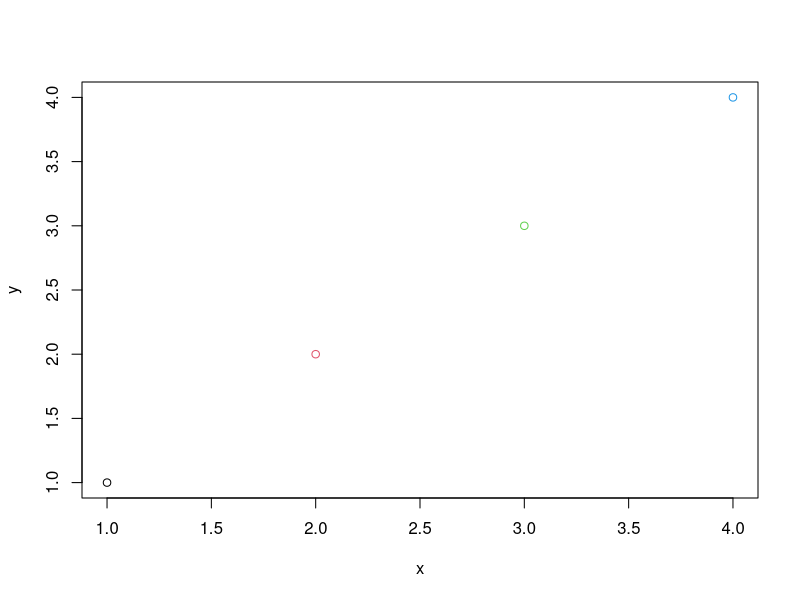
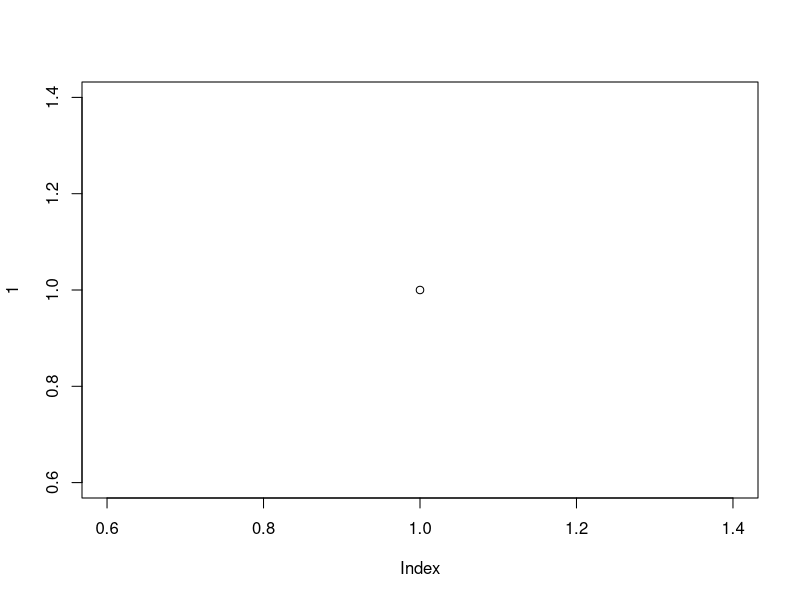

Reproduce these figures in R, in order.
#' ---
#' title: "Introduction to Biostatistical Computing PHC 6937"
#' subtitle: "R function"
#' author: Zhiguang Huo (Caleb)
#' date: "Wednesday August 31, 2022"
#' output:
#'   slidy_presentation: default
#'   ioslides_presentation: default
#'   beamer_presentation: null
#' ---
#' 
#' Why do we need functions
#' ===
#' - If you repeat a procedure more than 2 times, you should consider make it as a function.
#'     - Save your work in the future.
#'     - Avoid mistakes.
#'     
#'     
#' 
#' Component of a R function
#' ===
#' 
#' - All R functions have three parts:
#'     - body(), the code inside the function
#'     - formals(), list of arguments which controls how you can call the function.
#'     - environment(), the map of the location of the function's variables.
#' 
## --------------------------------------------------------------------------------------------------------------------
cubic <- function(x){
  return(x^3)
} 
## x: function argument
## cubic: function name

body(cubic)
formals(cubic)
environment(cubic)

#' 
#' 
#' 
#' Primitive functions
#' ===
#' - Primitive funcitons are exceptions to the rule.
#' - Primitive funcitons, like sum(), call C code directly .Primitive() and contain no R code.
#' - Primitive funcitons are only in the base package, they can be more efficient.
## --------------------------------------------------------------------------------------------------------------------
sum
body(sum)
formals(sum)
environment(sum)

#' 
#' Example - Odds Ratio Function
#' ===
#' - Suppose we want to write a function that calculates the odds ratio $\theta$ of a 2 x 2 contingency table and the asymptotic confidence interval for $\theta$.
#' 
#' ![](../figure/oddsRatioTable.png)
#' 
#' 
#' - Sample odds ratio, 
#'    $$\hat{\theta}=\frac{ad}{bc} $$ 
#' - The asymptotic standard error for $log(\hat{\theta})$ is $$SE(log\hat{\theta})=\sqrt{\frac{1}{a}+\frac{1}{b}+\frac{1}{c}+\frac{1}{d}} $$ 
#' - The asymptotic 100(1-$\alpha$)\% confidence interval for $log\hat{\theta}$ is, $$ log\hat{\theta} \pm z_{\alpha/2}SE(log\hat{\theta}) $$
#' - Exponentiate the upper and lower bounds to get a confidence interval for $\theta$.
#'    
#'     
#' 
#' Example - Odds Ratio Function
#' ===
#' - Consider the following data that describes the relationship between myocardial infarction and aspirin use (Agresti 1996). 
## --------------------------------------------------------------------------------------------------------------------
X <- matrix(c(189, 104, 10845, 10933), nrow=2,
            dimnames=list(Treatment=c("Placebo","Aspirin"), 
                          "Myocardial Infarction"=c("Yes", "No")))
X

#' 
#' Returning Objects
#' ===
#' - Often we will want a function to return an object that can be assigned. The function for returning objects is return(). 
#' - The return() function prints and returns its arguments. 
#' 
## --------------------------------------------------------------------------------------------------------------------
odds.ratio0 <- function(X){
  result <- X[1,1]*X[2,2]/(X[1,2]*X[2,1])
  return(result)
}
odds.ratio0(X)

#' 
#' Returning Objects
#' ===
#' - If the end of a function is reached without calling return(), the value of the last evaluated expression is returned and outputted.
#' 
## --------------------------------------------------------------------------------------------------------------------
odds.ratio1 <- function(X){
  X[1,1]*X[2,2]/(X[1,2]*X[2,1])
}
odds.ratio1(X)

#' 
#' - You can also omit {} if there is only one line for the body
#' 
## --------------------------------------------------------------------------------------------------------------------
odds.ratio2 <- function(X) ## if the function has only one line, don't even need brackets
  X[1,1]*X[2,2]/(X[1,2]*X[2,1])

odds.ratio2(X)

#' 
#' 
#' 
#' Return multiple variables
#' ===
#' - A list is often a good tool for returning multiple objects.
## --------------------------------------------------------------------------------------------------------------------
odds.ratio <- function(X, conf.level=0.95){
  OR <- X[1,1]*X[2,2]/(X[1,2]*X[2,1])
  logOR.SE <- sqrt(sum(1/X))
  
  alpha <- 1 - conf.level
  CI.lower <- exp(log(OR) - qnorm(1 - alpha/2)*logOR.SE)
  CI.upper <- exp(log(OR) + qnorm(1 - alpha/2)*logOR.SE)
  # qnorm returns the quantiles of a Gaussian distribution.
  
  out <- list(OR=OR, CI=c(CI.lower, CI.upper), conf.level=conf.level)
  return(out)
}
odds.ratio(X)
odds.ratio(X)$OR

#' 
#' tracking progress of a function
#' ===
#' - The cat() and print() functions can be used to output results; 
#'     - the cat() function gives more control over the appearance of the output. 
#' 
## --------------------------------------------------------------------------------------------------------------------
odds.ratio <- function(X, conf.level=0.95){
  cat("calculating odds ratio...","\n")
  OR <- X[1,1]*X[2,2]/(X[1,2]*X[2,1])
  logOR.SE <- sqrt(sum(1/X))
  
  cat("calculating confidence interval...","\n")
  alpha <- 1 - conf.level
  CI.lower <- exp(log(OR) - qnorm(1 - alpha/2)*logOR.SE)
  CI.upper <- exp(log(OR) + qnorm(1 - alpha/2)*logOR.SE)
  
  cat("done, returning output...","\n")
  out <- list(OR=OR, CI=c(CI.lower, CI.upper), conf.level=conf.level)
  return(out)
}
out <- odds.ratio(X)

#' 
#' 
#' Verifying Arguments
#' ===
#' - If you are writing a function for others to use it is often a good idea to include code that verifies that the appropriate arguments were entered.
#' - If an argument value is not valid we want to stop executing the expression and return an error message.
#'      - missing(): Can be used to test whether a value was specified as an argument to a function; returns TRUE if a value is not specified and FALSE if a value is specified.
#'      - stop(): Stop execution of the current expression and prints an error.
#'      - warning(): Generate a warning message.
#'      - message(): Generate a diagnostic message.
#'      - stopifnot(): If any of the arguments are not all TRUE then stop() is called and an error message is produced that indicates the first element of the argument list that is not TRUE. 
#' 
#' examples for verifying arguments
#' ===
## --------------------------------------------------------------------------------------------------------------------
odds.ratio <- function(X, conf.level=0.95){
  stopifnot(!missing(X), is.matrix(X),dim(X)==c(2,2),X>0)

  cat("calculating odds ratio...","\n")
  OR <- X[1,1]*X[2,2]/(X[1,2]*X[2,1])
  logOR.SE <- sqrt(sum(1/X))
  
  cat("calculating confidence interval...","\n")
  alpha <- 1 - conf.level
  CI.lower <- exp(log(OR) - qnorm(1 - alpha/2)*logOR.SE)
  CI.upper <- exp(log(OR) + qnorm(1 - alpha/2)*logOR.SE)
  
  cat("done, returning output...","\n")
  out <- list(OR=OR, CI=c(CI.lower, CI.upper), conf.level=conf.level)
  return(out)
}
out <- odds.ratio(X)

#' 
#' 
#' Try catch
#' ===
#' 
#' tryCatch function allows your code to be excuted even error exists
#' 
## --------------------------------------------------------------------------------------------------------------------
# result = tryCatch({
#     expr
# }, warning = function(w) {
#     warning-handler-code
# }, error = function(e) {
#     error-handler-code
# }
# )

#' 
#' - success
## --------------------------------------------------------------------------------------------------------------------
result = tryCatch({
  2^6
}, warning = function(w) {
  print(paste("MY_WARNING:  ",w))
  return("warning")
}, error = function(e) {
  print(paste("MY_ERROR:  ",e))
  return("error")
}
)
result

#' 
#' ---
#' 
#' - warning
#' 
## --------------------------------------------------------------------------------------------------------------------
result = tryCatch({
  1:3 + 1:2
}, warning = function(w) {
  print(paste("MY_WARNING:  ",w))
  return("warning")
}, error = function(e) {
  print(paste("MY_ERROR:  ",e))
  return("error")
}
)
result

#' 
#' ---
#' 
#' - error
#' 
## --------------------------------------------------------------------------------------------------------------------
result = tryCatch({
  "A" + "B"
}, warning = function(w) {
  print(paste("MY_WARNING:  ",w))
  return("warning")
}, error = function(e) {
  print(paste("MY_ERROR:  ",e))
  return("error")
}
)
result

#' 
#' 
#' 
#' 
#' Lexical scoping for R functions
#' ===
#' 
#' Scoping is the set of rules that govern how R looks up the value of a symbol.
#' 
#' - Name masking
#' - fresh start
#' - dynamic lookup
#' 
#' Name masking
#' ===
#' 
#' - If a function doesn't find a variable/function inside a function, it will search one level up
## --------------------------------------------------------------------------------------------------------------------
x <- 1
h <- function(){
  y <- 2
  return(x + y)
}

h()

#' 
#' 
#' A fresh start
#' ===
#' 
## --------------------------------------------------------------------------------------------------------------------
j <- function(){
  if(!exists("a")){
    a <- 1
  } else {
    a <- a + 1
  }
  print(a)
}
j()
j()

#' 
#' Dynamic lookup
#' ===
#' 
## --------------------------------------------------------------------------------------------------------------------
x <- 15
f <- function() x
f()

x <- 20
f()

#' Every operation is a function call 
#' ===
#' 
#' - infix operators: +, -, *, /
## --------------------------------------------------------------------------------------------------------------------
x <- 10; y <- 5; 
x + y
'+'(x, y)

#' 
#' - Control flow operators: for, if while
## --------------------------------------------------------------------------------------------------------------------
for(i in 1:2) cat(i,' ')
'for'(i, 1:2, cat(i,' '))

#' 
#' - Subsetting operator
## --------------------------------------------------------------------------------------------------------------------
x <- 1:10; x[3]
'['(x,3)

#' 
#' 
#' Other infix functions
#' ===
#' 
## --------------------------------------------------------------------------------------------------------------------
## %%: Remainder operator
5 %% 3

## %/%: Integer division
5 %/% 3

## %*% Matrix multiplication
matrix(1:6,nrow=2) %*% matrix(1:6,nrow=3)


#' 
#' 
#' Function arguments -- default value
#' ===
#' - default argument of a function can be defined in the function formals
## --------------------------------------------------------------------------------------------------------------------
f <- function(arg, brg=10) 
  list(arg = arg, brg = brg)
str(f(arg=2, brg=10))
str(f(arg=2)) 

#' 
#' - revisit = and <-
#'     - = can be used for assigning value and specifying function argument
#'     - <- can only be used for assigning value.
#' 
#' 
#' Function arguments
#' ===
#' - How to specify function arguments
#'     - complete name
#'     - partial name
#'     - by position
#' - Arguments match order 
#'     1. first by exact name (perfect matching), 
## --------------------------------------------------------------------------------------------------------------------
f <- function(arg, brg=10) 
  list(arg = arg, brg = brg)
f(arg=2, brg=10)

#' 
#' ---
#' 
#'     2. then by prefix matching, 
## --------------------------------------------------------------------------------------------------------------------
f <- function(arg, brg=10) 
  list(arg = arg, brg = brg)
f(b=10, ar=2)

#'     3. finally by position matching
## --------------------------------------------------------------------------------------------------------------------
f <- function(arg, brg=10) 
  list(arg = arg, brg = brg)
f(2, 10)

#' 
#' 
#' function calling habits
#' ===
#' - good calls
## --------------------------------------------------------------------------------------------------------------------
mean(1:10); mean(1:10, na.rm = TRUE)

#' 
#' - overkill
## --------------------------------------------------------------------------------------------------------------------
mean(x=1:10)

#' 
#' - confusing
## --------------------------------------------------------------------------------------------------------------------
mean(1:10, n = T); mean(1:10, , FALSE); mean(1:10, 0.05); mean(, TRUE, x = c(1:10, NA))

#' 
#' 
#' Extra argument: ...
#' ===
#' 
#' - ...: allows variability in the arguments given to R functions
#' - First check the function argument of plot()
#' - We will create a new function which will pass extra argument to another function
## --------------------------------------------------------------------------------------------------------------------
myPlot <- function(x,y,...){
  plot(x,y,...)
}
myPlot(1:4,1:4,col=1:4)

#' 
#' 
#' calling a function given a list of arguments
#' ===
#' - If you have a list of function arguments: 
#'     - args <- list(1:10, na.rm=TRUE)
#' - How could you then send that list to mean()? 
#'     - Need do.call()
## --------------------------------------------------------------------------------------------------------------------
do.call(mean, list(1:10, na.rm=TRUE))
mean(1:10, na.rm=TRUE)

#' 
#' 
#' R path function
#' ===
#' 
#' - getwd(): get current working directory
## --------------------------------------------------------------------------------------------------------------------
getwd()

#' 
#' - setwd(): set current working directly
## --------------------------------------------------------------------------------------------------------------------
WD0 <- getwd()
setwd("~") ## ~ represent user home directly 
getwd()
setwd(WD0)
getwd()

#' 
#' Directory information
#' ===
#' 
#' - dir(): show all files available under current working directory.
## --------------------------------------------------------------------------------------------------------------------
dir()
dir("~")

#' 
#' ---
#' 
#' - file.exist(): check a certain filename already
#' 
## --------------------------------------------------------------------------------------------------------------------
file.exists("result.Rdata")
file.exists("amatrix.csv")

#' 
#' - dir.create(): create a new folder
## --------------------------------------------------------------------------------------------------------------------
dir.create("tmp")
dir.create("tmp") # there is a warning message if the folder already exist.

#' 
#' - dir.exists(): chech if a directory already exists.
#' 
#' 
#' 
#' Time function - Keep track the time of your progress
#' ===
#' - Sys.time()
#' 
## --------------------------------------------------------------------------------------------------------------------
start <- Sys.time()
sum(1:1e4)
end <- Sys.time()
end - start

start <- Sys.time()
result <- 0
for(i in 1:1e4){
  result <- result + i
}
result
end <- Sys.time()
end - start

#' 
#' Lazy Evaluation
#' ===
#' - R performs **lazy evaluation** of function arguments. The arguments are not evaluated until they are required.
#'     - Lazy evaluation can save time and memory if the arguments are not needed.
#'     - The function force() forces the evaluation of a function argument.
#' - Consider the function 
## --------------------------------------------------------------------------------------------------------------------
f <- function(x, y=x){
  x <- x + 1
  return(y)
}
f(1)

#' - Since there is no argument for y, R evaluates the default value of y only when it is needed. 
## --------------------------------------------------------------------------------------------------------------------
f <- function(x, y=x){
  force(y) # force to evaluate y.
  x <- x + 1
  return(y)
}
f(1)

#' 
#' 
#' Anonymous functions
#' ===
#' 
#' - You use an anonymous function when it's not worth the effort to give it a name
#' - Like all functions in R, anonymous functions have formals(), body() and a parent environment()
#' 
## --------------------------------------------------------------------------------------------------------------------
function(x=4) x^2 + 1
formals(function(x=4) x^2 + 1)
body(function(x=4) x^2 + 1)
environment(function(x=4) x^2 + 1)

#' 
#' Call functions from another library
#' ===
#' - You can use functions from other packages by library
## --------------------------------------------------------------------------------------------------------------------
library(survival)

## seek for help about the survival package
help(package=survival)

## get help for a specific function
?coxph

## head(coxph)
## args(coxph)
## coxph


detach("package:survival", unload=TRUE) ## remove survival package from R loaded environment

#' 
#' 
#' Environments
#' ===
#' - Only introduce the basic structure of R environments.
#' - Refer to Chapter 8 of Advanced R book for details.
#' [http://adv-r.had.co.nz/Environments.html](http://adv-r.had.co.nz/Environments.html)
#' 
#' 
#' Basic Environments
#' ===
#' - The job of an environment is to associate, or bind, a set of names to a set of values.
#' - You can think of an environment as a bag of names.
## --------------------------------------------------------------------------------------------------------------------
e <- new.env()
e$a <- FALSE
e$b <- "a"
e$c <- 2:3
e$d <- 1:3

#' ![](../figure/environment.png)
#' 
#' 
#' Basic environments
#' ===
#' 
#' Generally, an environment is similar to a list, with following important exceptions.
#' 
#' - Every object in an environment has a unique name.
#' - The objects in an environment are not ordered.
#' - An environment has a parent.
#' 
#' There are four special environments:
#' 
#' - The globalenv(), or global environemnt, is the interactive workspace which you normally work on. The parent of the global environment is the last package you attached.
#' - The baseenv(), or base environment, is the environment of the base package. Its parent is the empty environment.
#' - emptyenv(), or empty environment, is the ultimate ancestor of all environments, and the only environment without a parent.
#' - environment() is the current environment.
#' 
#' 
#' Environment search path
#' ===
#' 
#' ![](../figure/searchPath.png)
#' 
#' 
#' 
## --------------------------------------------------------------------------------------------------------------------
search() ## lists all parents of the global environment.
parent.env(globalenv())

#' 
#' Example
#' ===
#' 
#' 
## --------------------------------------------------------------------------------------------------------------------
plot(1)
environment(plot)

#' 
#' 
#' User-defined function will be in the global environment,
#' which will mask the function (of the same name) in the other loaded packages.
#' 
## --------------------------------------------------------------------------------------------------------------------
plot <- function(x) print(x)
plot(1)
environment(plot)

#' 
#' 
#' 
#' Load a new package
#' ===
## --------------------------------------------------------------------------------------------------------------------
library(mclust)
search() ## lists all parents of the global environment.

#' 
#' Load a new package 2
#' ===
#' 
## --------------------------------------------------------------------------------------------------------------------
environment(combn)
library(combinat)
search() ## lists all parents of the global environment.

#' 
#' ---
#' 
## --------------------------------------------------------------------------------------------------------------------
environment(combn)
environment(utils::combn)
environment(combinat::combn)

#' 
#' - Use :: to specify namespace
#' 
#' Function utility searching (optional)
#' ===
## --------------------------------------------------------------------------------------------------------------------
x <- matrix(1:4,nrow=2,ncol=2)
nrow
nrow(x)
dim(x)
dim <- function() c(1,1)
## guess what is nrow(x)

#' 
#' ---
#' 
## --------------------------------------------------------------------------------------------------------------------
nrow(x) ## A function in a package will always use the utilities within its namespace first
## this is how R prevents external/global functions from affecting utilities functions inside a package
environment(nrow)
environment(dim)
base::dim

#' 
#' 
#' ![](../figure/dim_ncol.png){width=50%}
#' 
#' 
#' 
#' 
#' References
#' ===
#' 
#' - [http://adv-r.had.co.nz](http://adv-r.had.co.nz)
#' - [http://www.stat.cmu.edu/~ryantibs/statcomp/](http://www.stat.cmu.edu/~ryantibs/statcomp/)
#' 
#' 
#' 
